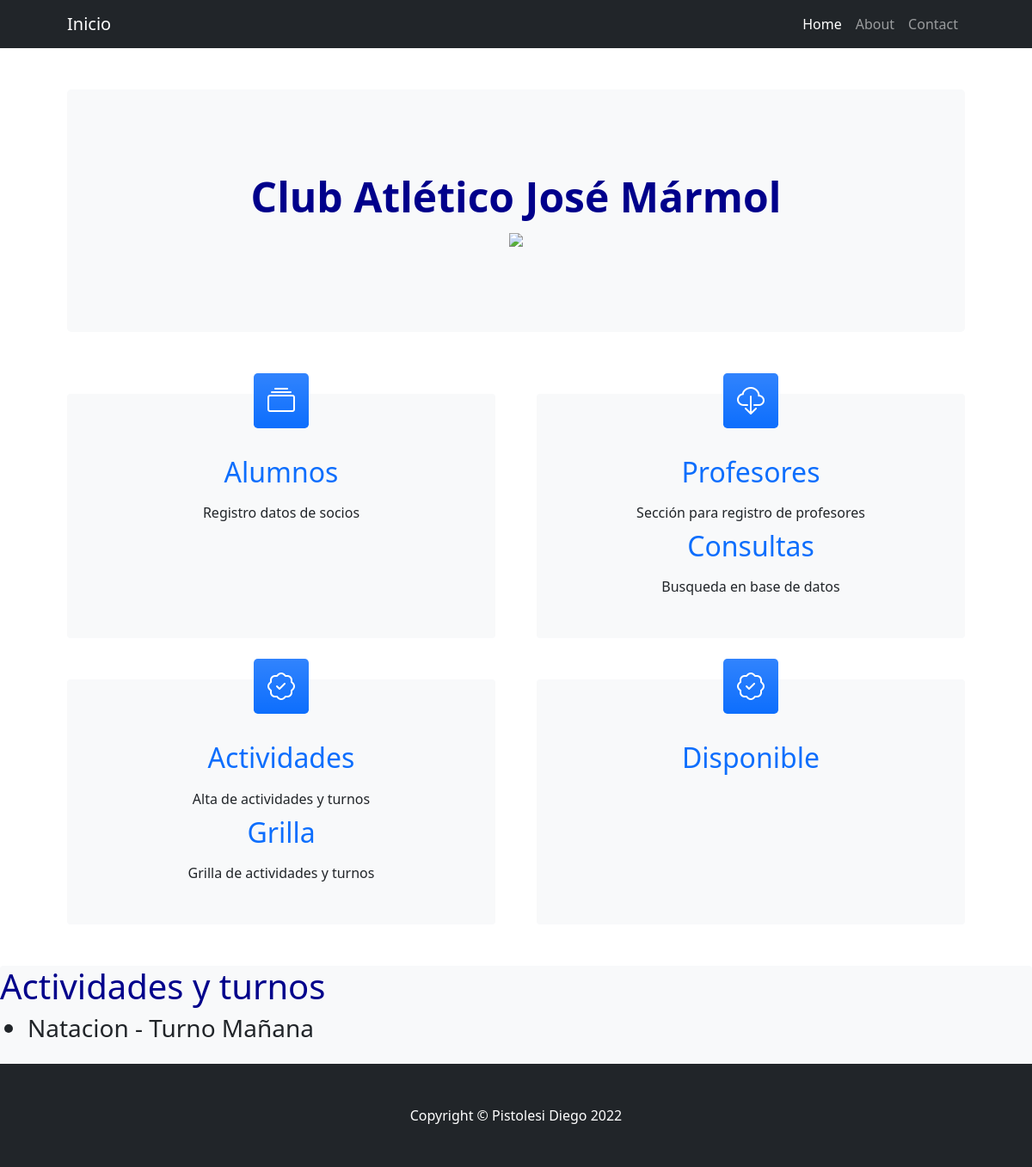
Page /Club_app/listaactividades/ on the earlier database version.
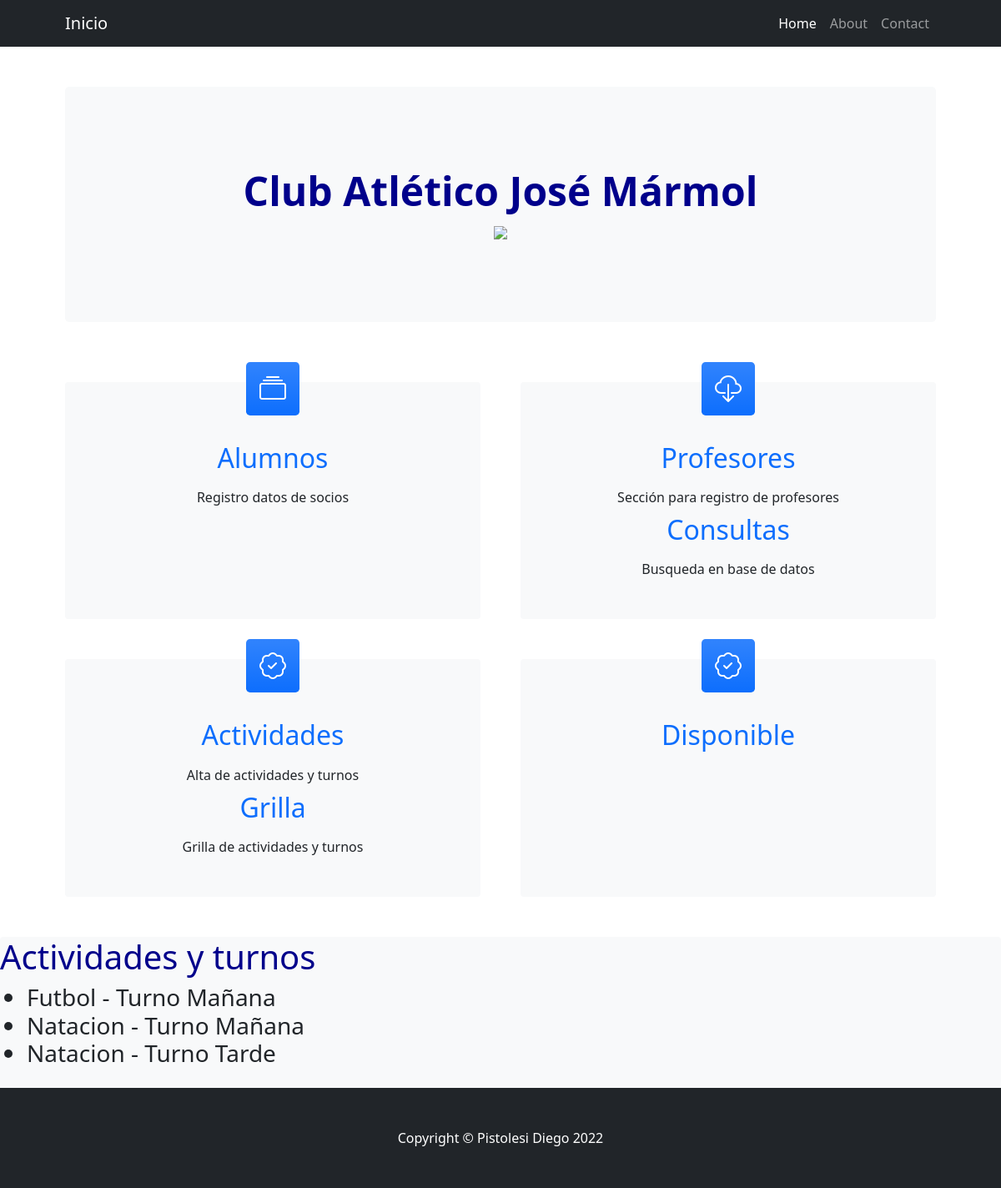
Same page on the later database version.
### Club_app/models.py (models this page shows, shortened)
class Actividades(models.Model):
    actividad=models.CharField(max_length=40)
    turno=models.CharField(max_length=40)
    profesores=models.ForeignKey(Profesores, on_delete=models.CASCADE, default=1)
    class Meta():
        ordering = ("actividad", "turno")
        unique_together = ("actividad", "turno")

### Club_app/views.py (the view)
# urls.py: path("Club_app/listaactividades/", listado_actividades, name="listaactividades"),
def listado_actividades(request):
    lista = Actividades.objects.all()
    dic = {"activ":lista}
    plantilla = loader.get_template("listadoactividades.html")
    documento = plantilla.render(dic)
    return HttpResponse(documento)

### Club_app/templates/listadoactividades.html
{% extends "padre.html" %}
{% load static %}
{% block contenidoquecambia %}
<h1 style="color:darkblue">Actividades y turnos</h1>
<h3>
<ul>
    {% for grilla in activ %}
        <li>{{grilla.actividad}} - Turno {{grilla.turno}}</li>
    {% endfor %}
</ul>
</h3>
{% endblock %}

Differences in the rows shown:
added Actividades: actividad "Futbol", turno "Mañana"
added Actividades: actividad "Natacion", turno "Tarde"
